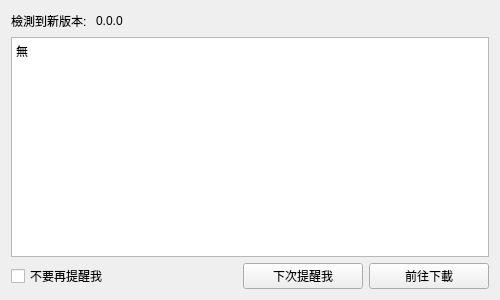
<?xml version="1.0" encoding="UTF-8"?>
<ui version="4.0">
 <class>new_ver</class>
 <widget class="QWidget" name="new_ver">
  <property name="geometry">
   <rect>
    <x>0</x>
    <y>0</y>
    <width>500</width>
    <height>300</height>
   </rect>
  </property>
  <property name="sizePolicy">
   <sizepolicy hsizetype="Maximum" vsizetype="Maximum">
    <horstretch>0</horstretch>
    <verstretch>0</verstretch>
   </sizepolicy>
  </property>
  <property name="minimumSize">
   <size>
    <width>500</width>
    <height>300</height>
   </size>
  </property>
  <property name="maximumSize">
   <size>
    <width>500</width>
    <height>300</height>
   </size>
  </property>
  <property name="windowTitle">
   <string>DIscord狀態修改器 新版本通知</string>
  </property>
  <layout class="QVBoxLayout" name="verticalLayout_2">
   <item>
    <layout class="QVBoxLayout" name="verticalLayout">
     <item>
      <layout class="QHBoxLayout" name="horizontalLayout_2">
       <item>
        <widget class="QLabel" name="new_version_label">
         <property name="sizePolicy">
          <sizepolicy hsizetype="Maximum" vsizetype="Maximum">
           <horstretch>0</horstretch>
           <verstretch>0</verstretch>
          </sizepolicy>
         </property>
         <property name="text">
          <string>檢測到新版本: </string>
         </property>
        </widget>
       </item>
       <item>
        <widget class="QLabel" name="new_version">
         <property name="sizePolicy">
          <sizepolicy hsizetype="Maximum" vsizetype="Maximum">
           <horstretch>0</horstretch>
           <verstretch>0</verstretch>
          </sizepolicy>
         </property>
         <property name="text">
          <string>0.0.0</string>
         </property>
        </widget>
       </item>
       <item>
        <spacer name="horizontalSpacer">
         <property name="orientation">
          <enum>Qt::Horizontal</enum>
         </property>
         <property name="sizeHint" stdset="0">
          <size>
           <width>40</width>
           <height>20</height>
          </size>
         </property>
        </spacer>
       </item>
      </layout>
     </item>
     <item>
      <layout class="QVBoxLayout" name="verticalLayout_3">
       <item>
        <widget class="QTextBrowser" name="update_body_textBrowser">
         <property name="html">
          <string>&lt;!DOCTYPE HTML PUBLIC &quot;-//W3C//DTD HTML 4.0//EN&quot; &quot;http://www.w3.org/TR/REC-html40/strict.dtd&quot;&gt;
&lt;html&gt;&lt;head&gt;&lt;meta name=&quot;qrichtext&quot; content=&quot;1&quot; /&gt;&lt;style type=&quot;text/css&quot;&gt;
p, li { white-space: pre-wrap; }
&lt;/style&gt;&lt;/head&gt;&lt;body style=&quot; font-family:'PMingLiU'; font-size:9pt; font-weight:400; font-style:normal;&quot;&gt;
&lt;p style=&quot; margin-top:0px; margin-bottom:0px; margin-left:0px; margin-right:0px; -qt-block-indent:0; text-indent:0px;&quot;&gt;無&lt;/p&gt;&lt;/body&gt;&lt;/html&gt;</string>
         </property>
        </widget>
       </item>
      </layout>
     </item>
     <item>
      <layout class="QHBoxLayout" name="horizontalLayout">
       <property name="sizeConstraint">
        <enum>QLayout::SetDefaultConstraint</enum>
       </property>
       <item>
        <widget class="QCheckBox" name="never_remind_me_checkBox">
         <property name="sizePolicy">
          <sizepolicy hsizetype="Maximum" vsizetype="Maximum">
           <horstretch>0</horstretch>
           <verstretch>0</verstretch>
          </sizepolicy>
         </property>
         <property name="text">
          <string>不要再提醒我</string>
         </property>
        </widget>
       </item>
       <item>
        <spacer name="horizontalSpacer_2">
         <property name="orientation">
          <enum>Qt::Horizontal</enum>
         </property>
         <property name="sizeHint" stdset="0">
          <size>
           <width>40</width>
           <height>20</height>
          </size>
         </property>
        </spacer>
       </item>
       <item>
        <widget class="QPushButton" name="remind_me_next_time_pushButton">
         <property name="sizePolicy">
          <sizepolicy hsizetype="Maximum" vsizetype="Maximum">
           <horstretch>0</horstretch>
           <verstretch>0</verstretch>
          </sizepolicy>
         </property>
         <property name="minimumSize">
          <size>
           <width>120</width>
           <height>0</height>
          </size>
         </property>
         <property name="text">
          <string>下次提醒我</string>
         </property>
        </widget>
       </item>
       <item>
        <widget class="QPushButton" name="download_pushButton">
         <property name="sizePolicy">
          <sizepolicy hsizetype="Maximum" vsizetype="Maximum">
           <horstretch>0</horstretch>
           <verstretch>0</verstretch>
          </sizepolicy>
         </property>
         <property name="minimumSize">
          <size>
           <width>120</width>
           <height>0</height>
          </size>
         </property>
         <property name="maximumSize">
          <size>
           <width>16777215</width>
           <height>16777215</height>
          </size>
         </property>
         <property name="text">
          <string>前往下載</string>
         </property>
        </widget>
       </item>
      </layout>
     </item>
    </layout>
   </item>
  </layout>
 </widget>
 <resources/>
 <connections/>
</ui>
